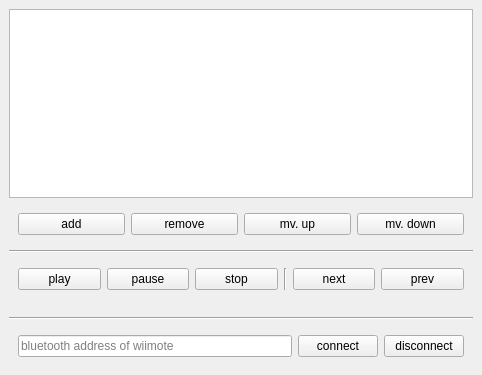
<?xml version="1.0" encoding="UTF-8"?>
<ui version="4.0">
 <class>MainWin</class>
 <widget class="QMainWindow" name="MainWin">
  <property name="geometry">
   <rect>
    <x>0</x>
    <y>0</y>
    <width>482</width>
    <height>375</height>
   </rect>
  </property>
  <property name="windowTitle">
   <string>Wiizard Player</string>
  </property>
  <widget class="QWidget" name="centralwidget">
   <layout class="QGridLayout" name="gridLayout_4">
    <item row="0" column="0">
     <widget class="QTreeWidget" name="songList">
      <property name="indentation">
       <number>0</number>
      </property>
      <attribute name="headerVisible">
       <bool>false</bool>
      </attribute>
      <column>
       <property name="text">
        <string>1</string>
       </property>
      </column>
      <column>
       <property name="text">
        <string>2</string>
       </property>
      </column>
     </widget>
    </item>
    <item row="4" column="0">
     <widget class="Phonon::VolumeSlider" name="volumeSlider" native="true"/>
    </item>
    <item row="1" column="0">
     <widget class="QWidget" name="widget_3" native="true">
      <layout class="QGridLayout" name="gridLayout_3">
       <item row="0" column="0">
        <widget class="QPushButton" name="addBtn">
         <property name="text">
          <string>add</string>
         </property>
        </widget>
       </item>
       <item row="0" column="1">
        <widget class="QPushButton" name="remBtn">
         <property name="text">
          <string>remove</string>
         </property>
        </widget>
       </item>
       <item row="0" column="2">
        <widget class="QPushButton" name="upBtn">
         <property name="text">
          <string>mv. up</string>
         </property>
        </widget>
       </item>
       <item row="0" column="3">
        <widget class="QPushButton" name="downBtn">
         <property name="text">
          <string>mv. down</string>
         </property>
        </widget>
       </item>
      </layout>
     </widget>
    </item>
    <item row="2" column="0">
     <widget class="Line" name="line_2">
      <property name="orientation">
       <enum>Qt::Horizontal</enum>
      </property>
     </widget>
    </item>
    <item row="7" column="0">
     <widget class="QWidget" name="widget_2" native="true">
      <layout class="QGridLayout" name="gridLayout_2">
       <item row="0" column="0">
        <widget class="QLineEdit" name="blueAddr">
         <property name="placeholderText">
          <string>bluetooth address of wiimote</string>
         </property>
        </widget>
       </item>
       <item row="0" column="1">
        <widget class="QPushButton" name="wiiCnctBtn">
         <property name="text">
          <string>connect</string>
         </property>
        </widget>
       </item>
       <item row="0" column="2">
        <widget class="QPushButton" name="wiiDisCnctBtn">
         <property name="text">
          <string>disconnect</string>
         </property>
        </widget>
       </item>
      </layout>
     </widget>
    </item>
    <item row="3" column="0">
     <widget class="QWidget" name="widget" native="true">
      <layout class="QGridLayout" name="gridLayout">
       <item row="0" column="5">
        <widget class="QPushButton" name="songPrevBtn">
         <property name="text">
          <string>prev</string>
         </property>
        </widget>
       </item>
       <item row="0" column="0">
        <widget class="QPushButton" name="playBtn">
         <property name="text">
          <string>play</string>
         </property>
        </widget>
       </item>
       <item row="0" column="3">
        <widget class="Line" name="line_3">
         <property name="orientation">
          <enum>Qt::Vertical</enum>
         </property>
        </widget>
       </item>
       <item row="0" column="2">
        <widget class="QPushButton" name="stopBtn">
         <property name="text">
          <string>stop</string>
         </property>
        </widget>
       </item>
       <item row="0" column="4">
        <widget class="QPushButton" name="songNxtBtn">
         <property name="text">
          <string>next</string>
         </property>
        </widget>
       </item>
       <item row="0" column="1">
        <widget class="QPushButton" name="pauseBtn">
         <property name="text">
          <string>pause</string>
         </property>
        </widget>
       </item>
      </layout>
     </widget>
    </item>
    <item row="6" column="0">
     <widget class="Line" name="line">
      <property name="orientation">
       <enum>Qt::Horizontal</enum>
      </property>
     </widget>
    </item>
    <item row="5" column="0">
     <widget class="Phonon::SeekSlider" name="seekSlider" native="true"/>
    </item>
   </layout>
  </widget>
 </widget>
 <customwidgets>
  <customwidget>
   <class>Phonon::SeekSlider</class>
   <extends>QWidget</extends>
   <header location="global">phonon/seekslider.h</header>
  </customwidget>
  <customwidget>
   <class>Phonon::VolumeSlider</class>
   <extends>QWidget</extends>
   <header location="global">phonon/volumeslider.h</header>
  </customwidget>
 </customwidgets>
 <resources/>
 <connections/>
</ui>
